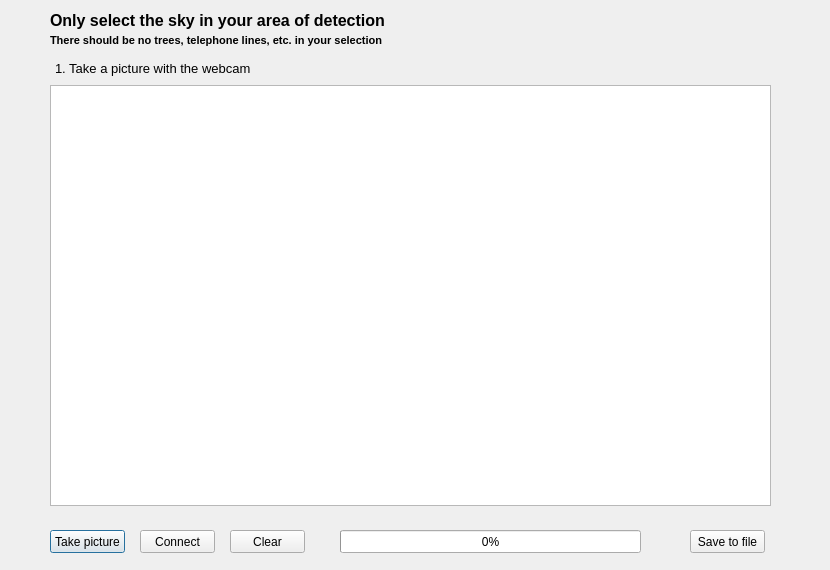
<?xml version="1.0" encoding="UTF-8"?>
<ui version="4.0">
 <class>Dialog</class>
 <widget class="QDialog" name="Dialog">
  <property name="geometry">
   <rect>
    <x>0</x>
    <y>0</y>
    <width>830</width>
    <height>570</height>
   </rect>
  </property>
  <property name="windowTitle">
   <string>Dialog</string>
  </property>
  <widget class="QPushButton" name="buttonTakePicture">
   <property name="geometry">
    <rect>
     <x>50</x>
     <y>530</y>
     <width>75</width>
     <height>23</height>
    </rect>
   </property>
   <property name="text">
    <string>Take picture</string>
   </property>
  </widget>
  <widget class="QPushButton" name="buttonSave">
   <property name="geometry">
    <rect>
     <x>690</x>
     <y>530</y>
     <width>75</width>
     <height>23</height>
    </rect>
   </property>
   <property name="text">
    <string>Save to file</string>
   </property>
  </widget>
  <widget class="QGraphicsView" name="image">
   <property name="geometry">
    <rect>
     <x>50</x>
     <y>85</y>
     <width>721</width>
     <height>421</height>
    </rect>
   </property>
  </widget>
  <widget class="QPushButton" name="buttonConnect">
   <property name="geometry">
    <rect>
     <x>140</x>
     <y>530</y>
     <width>75</width>
     <height>23</height>
    </rect>
   </property>
   <property name="text">
    <string>Connect</string>
   </property>
  </widget>
  <widget class="QLabel" name="labelInfo">
   <property name="geometry">
    <rect>
     <x>55</x>
     <y>60</y>
     <width>921</width>
     <height>16</height>
    </rect>
   </property>
   <property name="font">
    <font>
     <pointsize>10</pointsize>
    </font>
   </property>
   <property name="text">
    <string>1. Take a picture with the webcam</string>
   </property>
  </widget>
  <widget class="QPushButton" name="buttonClear">
   <property name="geometry">
    <rect>
     <x>230</x>
     <y>530</y>
     <width>75</width>
     <height>23</height>
    </rect>
   </property>
   <property name="text">
    <string>Clear</string>
   </property>
  </widget>
  <widget class="QProgressBar" name="progressBar">
   <property name="geometry">
    <rect>
     <x>340</x>
     <y>530</y>
     <width>301</width>
     <height>23</height>
    </rect>
   </property>
   <property name="value">
    <number>0</number>
   </property>
  </widget>
  <widget class="QLabel" name="label">
   <property name="geometry">
    <rect>
     <x>50</x>
     <y>10</y>
     <width>371</width>
     <height>20</height>
    </rect>
   </property>
   <property name="font">
    <font>
     <pointsize>12</pointsize>
     <weight>75</weight>
     <bold>true</bold>
    </font>
   </property>
   <property name="text">
    <string>Only select the sky in your area of detection</string>
   </property>
  </widget>
  <widget class="QLabel" name="label_2">
   <property name="geometry">
    <rect>
     <x>50</x>
     <y>30</y>
     <width>371</width>
     <height>20</height>
    </rect>
   </property>
   <property name="font">
    <font>
     <pointsize>8</pointsize>
     <weight>75</weight>
     <bold>true</bold>
    </font>
   </property>
   <property name="text">
    <string>There should be no trees, telephone lines, etc. in your selection</string>
   </property>
  </widget>
 </widget>
 <resources/>
 <connections/>
</ui>
